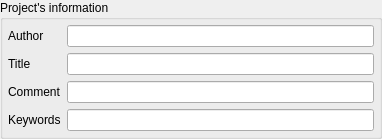
<?xml version="1.0" encoding="UTF-8"?>
<ui version="4.0">
 <class>ProjectInfo</class>
 <widget class="QGroupBox" name="ProjectInfo">
  <property name="geometry">
   <rect>
    <x>0</x>
    <y>0</y>
    <width>382</width>
    <height>126</height>
   </rect>
  </property>
  <property name="windowTitle">
   <string>GroupBox</string>
  </property>
  <property name="title">
   <string>Project's information</string>
  </property>
  <layout class="QFormLayout" name="formLayout">
   <property name="margin">
    <number>5</number>
   </property>
   <item row="0" column="0">
    <widget class="QLabel" name="l_author">
     <property name="text">
      <string>Author</string>
     </property>
    </widget>
   </item>
   <item row="0" column="1">
    <widget class="QLineEdit" name="author">
     <property name="minimumSize">
      <size>
       <width>303</width>
       <height>0</height>
      </size>
     </property>
    </widget>
   </item>
   <item row="1" column="0">
    <widget class="QLabel" name="l_title">
     <property name="text">
      <string>Title</string>
     </property>
    </widget>
   </item>
   <item row="1" column="1">
    <widget class="QLineEdit" name="title">
     <property name="minimumSize">
      <size>
       <width>303</width>
       <height>0</height>
      </size>
     </property>
    </widget>
   </item>
   <item row="2" column="1">
    <widget class="QLineEdit" name="comment">
     <property name="minimumSize">
      <size>
       <width>303</width>
       <height>0</height>
      </size>
     </property>
    </widget>
   </item>
   <item row="3" column="0">
    <widget class="QLabel" name="l_keywords">
     <property name="text">
      <string>Keywords</string>
     </property>
    </widget>
   </item>
   <item row="3" column="1">
    <widget class="QLineEdit" name="keywords">
     <property name="minimumSize">
      <size>
       <width>303</width>
       <height>0</height>
      </size>
     </property>
    </widget>
   </item>
   <item row="2" column="0">
    <widget class="QLabel" name="l_comment">
     <property name="text">
      <string>Comment</string>
     </property>
    </widget>
   </item>
  </layout>
  <zorder>l_keywords</zorder>
  <zorder>l_author</zorder>
  <zorder>author</zorder>
  <zorder>l_title</zorder>
  <zorder>title</zorder>
  <zorder>comment</zorder>
  <zorder>keywords</zorder>
  <zorder>l_comment</zorder>
 </widget>
 <resources/>
 <connections/>
</ui>
